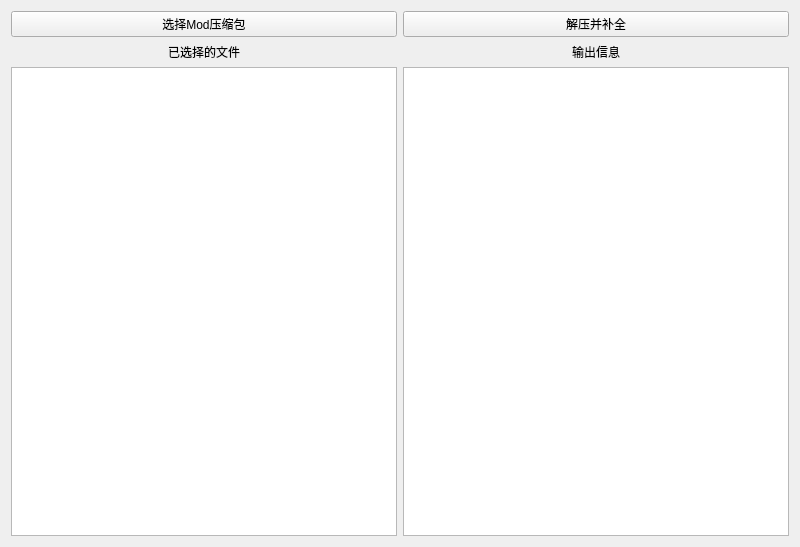
<?xml version="1.0" encoding="UTF-8"?>
<ui version="4.0">
 <class>unzipAndComplete</class>
 <widget class="QWidget" name="unzipAndComplete">
  <property name="geometry">
   <rect>
    <x>0</x>
    <y>0</y>
    <width>800</width>
    <height>547</height>
   </rect>
  </property>
  <property name="windowTitle">
   <string>Form</string>
  </property>
  <layout class="QHBoxLayout" name="horizontalLayout">
   <item>
    <layout class="QVBoxLayout" name="verticalLayout">
     <item>
      <widget class="QPushButton" name="pbtn_selectFiles">
       <property name="text">
        <string>选择Mod压缩包</string>
       </property>
      </widget>
     </item>
     <item>
      <widget class="QLabel" name="label_2">
       <property name="text">
        <string>已选择的文件</string>
       </property>
       <property name="alignment">
        <set>Qt::AlignmentFlag::AlignCenter</set>
       </property>
      </widget>
     </item>
     <item>
      <widget class="QListWidget" name="list_selectedFiles"/>
     </item>
    </layout>
   </item>
   <item>
    <layout class="QVBoxLayout" name="verticalLayout_2">
     <item>
      <widget class="QPushButton" name="pbtn_unzipAndComplete">
       <property name="text">
        <string>解压并补全</string>
       </property>
      </widget>
     </item>
     <item>
      <widget class="QLabel" name="label">
       <property name="text">
        <string>输出信息</string>
       </property>
       <property name="alignment">
        <set>Qt::AlignmentFlag::AlignCenter</set>
       </property>
      </widget>
     </item>
     <item>
      <widget class="QTextEdit" name="tedit_output">
       <property name="placeholderText">
        <string/>
       </property>
      </widget>
     </item>
    </layout>
   </item>
  </layout>
 </widget>
 <resources/>
 <connections/>
</ui>
